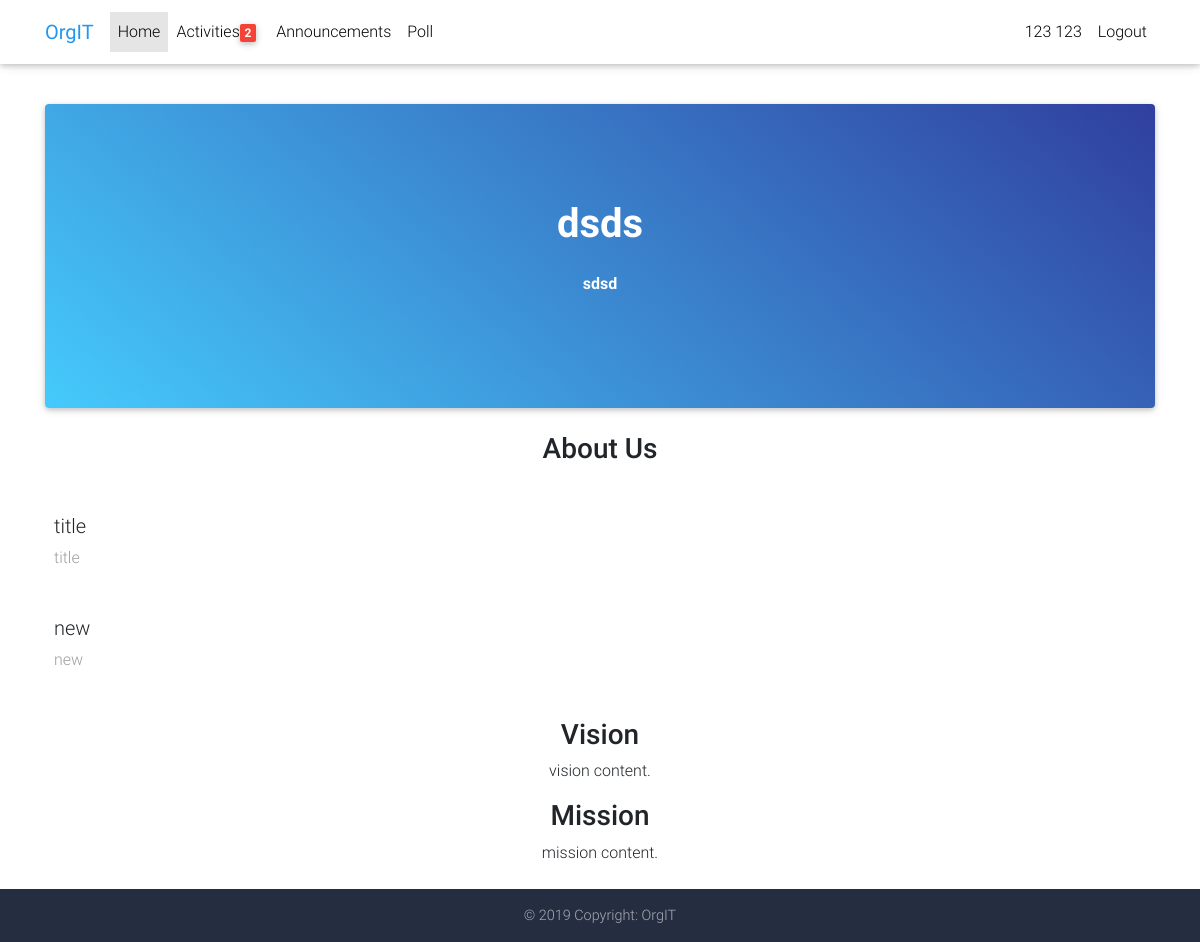
The page / (signed in) on the database its author committed.
### tables this page shows
CREATE TABLE IF NOT EXISTS `users` (
  `id` int(255) NOT NULL AUTO_INCREMENT,
  `firstname` varchar(255) NOT NULL,
  `lastname` varchar(255) NOT NULL,
  `idnumber` int(255) NOT NULL,
  `course` varchar(255) NOT NULL,
  `year` int(255) NOT NULL,
  `email` varchar(255) NOT NULL,
  `password` varchar(255) NOT NULL,
  `status` enum('Rejected','Accepted','Renewing') DEFAULT NULL,
  `image` text,
  `endofsem` varchar(255) DEFAULT NULL,
  PRIMARY KEY (`id`),
  UNIQUE KEY `idnumber` (`idnumber`),
  UNIQUE KEY `email` (`email`)
);

CREATE TABLE IF NOT EXISTS `maincontent` (
  `id` int(255) NOT NULL AUTO_INCREMENT,
  `title` varchar(255) NOT NULL,
  `content` longtext NOT NULL,
  PRIMARY KEY (`id`)
);

CREATE TABLE IF NOT EXISTS `aboutus` (
  `id` int(255) NOT NULL AUTO_INCREMENT,
  `title` text NOT NULL,
  `content` text NOT NULL,
  `timestamp` timestamp(6) NOT NULL,
  PRIMARY KEY (`id`)
);

CREATE TABLE IF NOT EXISTS `visionmission` (
  `vision` text NOT NULL,
  `mission` varchar(255) NOT NULL
);

### inc/session.php (called while the page is built, shortened)
<?php
	include 'inc/db.php';;
 	$today = date('Y-m-d');
	if(isset($_SESSION['users'])){
		$sql = mysqli_query($db, "SELECT * FROM users where `idnumber` = '".$_SESSION['users']."'");
		$user = mysqli_fetch_assoc($sql);
	}
?>

### index.php (the view, shortened to what this page needs)
<?php
include 'inc/header.php';
include 'inc/session.php';
$link = "Home";
?>
<body>
 <?php include 'inc/navbar.php'; ?>
  <main class="mt-5 pt-5">
    <div class="container mt-2">
      <section class="card blue-gradient wow fadeIn animated" id="intro" style="visibility: visible; animation-name: fadeIn;">
        <div class="card-body text-white text-center py-5 px-5 my-5">
        <?php
          $sql = mysqli_query($db, "SELECT * FROM maincontent");
          $content = mysqli_fetch_assoc($sql);
        ?>
          <h1 class="mb-4">
            <strong><?php echo $content['title'];?></strong>
          </h1>
          <p>
            <strong><?php echo $content['content'];?></strong>
          </p>
        </div>
      </section>
<br>
      <section>
        <h3 class="h3 text-center mb-5">About Us</h3>
        <div class="row wow fadeIn" style="visibility: visible; animation-name: fadeIn;">
          <div class="col-lg-12 col-md-12 px-4">
              <?php
                $sql1 = mysqli_query($db, "SELECT * FROM aboutus");
                while ($aboutus = mysqli_fetch_array($sql1)) {
              ?>
            <div class="row">
              <div class="col-12">
                <h5 class="feature-title"><?php echo $aboutus['title'];?></h5>
                <p class="grey-text"><?php echo $aboutus['title'];?></p>
              </div>
            </div>
            <div style="height:30px"></div>
             <?php } ?>
          </div>
        </div>
      </section>
      <section>
        <?php
          $sql2 = mysqli_query($db, "SELECT * FROM visionmission");
          $visionmission = mysqli_fetch_assoc($sql2);
        ?>
        <div class="wow fadeIn" style="visibility: visible; animation-name: fadeIn;">
          <h3 class="h3 text-center">Vision</h3>
          <p class="text-center"><?php echo $visionmission['vision'];?>.</p>
        </div>
      </section>
        <section>
        <div class="wow fadeIn" style="visibility: visible; animation-name: fadeIn;">
          <h3 class="h3 text-center">Mission</h3>
          <p class="text-center"><?php echo $visionmission['mission'];?>.</p>
        </div>
      </section>
    </div>
  </main>
<?php include 'inc/footer.php'; ?>
</body>
</html>

### inc/navbar.php (shortened to what this page needs)
<?php if(empty($_SESSION['users'])): ?>
  <header>
    <nav class="navbar fixed-top navbar-expand-lg navbar-light white scrolling-navbar">
      <div class="container">
        <a href="index.php" class="navbar-brand waves-effect">
          <strong class="blue-text">OrgIT </strong>
        </a>
        <button class="navbar-toggler" type="button" data-toggle="collapse" data-target="#navbarSupportedContent"
          aria-controls="navbarSupportedContent" aria-expanded="false" aria-label="Toggle navigation">
          <span class="navbar-toggler-icon"></span>
        </button>
        <div class="collapse navbar-collapse" id="navbarSupportedContent">
          <ul class="navbar-nav mr-auto">
            <li class="nav-item active">
              <a class="nav-link waves-effect" href="index.php">Home
                <span class="sr-only">(current)</span>
              </a>
            </li>
          </ul>
          <ul class="navbar-nav nav-flex-icons">
            <li class="nav-item">
              <a class="nav-link waves-effect" data-toggle="modal" data-target="#signup">Signup
              </a>
            </li>
            <li class="nav-item">
              <a class="nav-link waves-effect" data-toggle="modal" data-target="#login">Login
              </a>
            </li>
          </ul>
        </div>
      </div>
    </nav>
  </header>
  <?php else: ?>
  <header>
    <nav class="navbar fixed-top navbar-expand-lg navbar-light white scrolling-navbar">
      <div class="container">
        <a href="index.php" class="navbar-brand waves-effect">
          <strong class="blue-text">OrgIT </strong>
        </a>
        <div class="collapse navbar-collapse" id="navbarSupportedContent">
          <ul class="navbar-nav mr-auto">
            <li class="nav-item <?php if($link == 'Home') {echo 'active';} ?>">
              <a class="nav-link waves-effect" href="index.php">Home
              </a>
            </li>
            <li class="nav-item <?php if($link == 'Activities') {echo 'active';} ?>">
              <a class="nav-link waves-effect" href="activities.php">Activities<?php
                $sql1 = mysqli_query($db, " SELECT count(*) as counted from activities where DATEDIFF('".$today."', deadline) < '3'");
                 $row2 = mysqli_fetch_assoc($sql1);
                 $count = $row2['counted'];
                 if ($count > '0'){
                  echo '<span class="badge red z-depth-1 mr-1">'.$count.'</span>';
                 }
                ?> </a>
            </li>
            <li class="nav-item <?php if($link == 'Announcements') {echo 'active';} ?>">
              <a class="nav-link waves-effect" href="announcements.php">Announcements<?php
                ?> </a>
            </li>
            <li class="nav-item <?php if($link == 'Poll') {echo 'active';} ?>">
              <a class="nav-link waves-effect" href="poll.php">Poll
              </a>
            </li>
          </ul>
          <ul class="navbar-nav nav-flex-icons">
            <li class="nav-item <?php if($link == 'Profile') {echo 'active';} ?>">
              <a href="viewprofile.php" class="nav-link waves-effect"><?php echo ucwords($user['firstname']). ' '.ucwords($user['lastname']); ?></a>
            </li>
            <li class="nav-item">
              <a href="logout.php" class="nav-link waves-effect">Logout
              </a>
            </li>
          </ul>
        </div>
      </div>
    </nav>
  </header>
  <?php endif ?>

### inc/header.php (style rules this page uses)
* { margin: 0; padding: 0; }
html, body { height: 100%; width: 100%; }
main { min-height: 100%; }
header { width: 100%; }

### rows shown on the page
users: firstname "123", lastname "123"
maincontent: title "dsds", content "sdsd"
aboutus: title "title"
aboutus: title "new"
visionmission: vision "vision content", mission "mission content"

### other values the page prints
$count "2"
